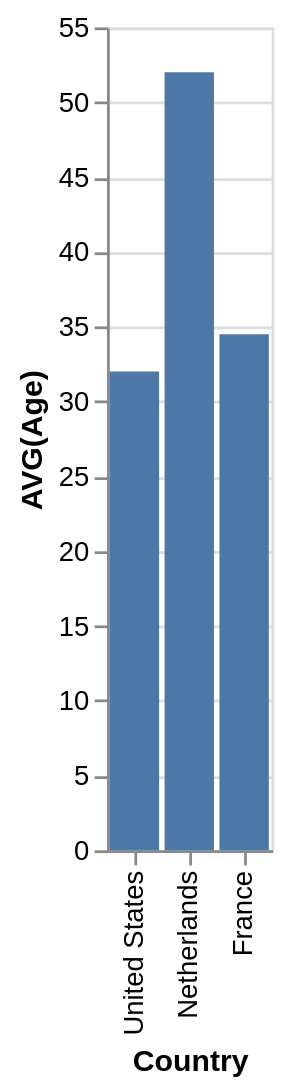

The specification (Vega-Lite) saved for this image:
### Vega-Lite specification from a JSON file in a GitHub repository (floating-point values rounded to 4 significant figures)
{"data": {"values": [{"x_data": "United States", "y_data": 32}, {"x_data": "Netherlands", "y_data": 52}, {"x_data": "France", "y_data": 34.5}]}, "mark": "bar", "encoding": {"x": {"field": "x_data", "type": "nominal", "title": "Country", "sort": "descending"}, "y": {"field": "y_data", "type": "quantitative", "title": "AVG(Age)"}}}
